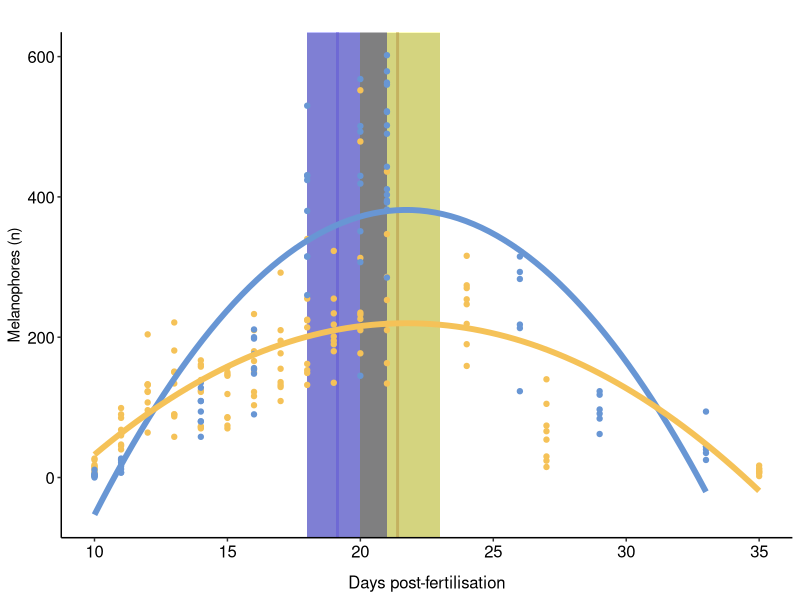
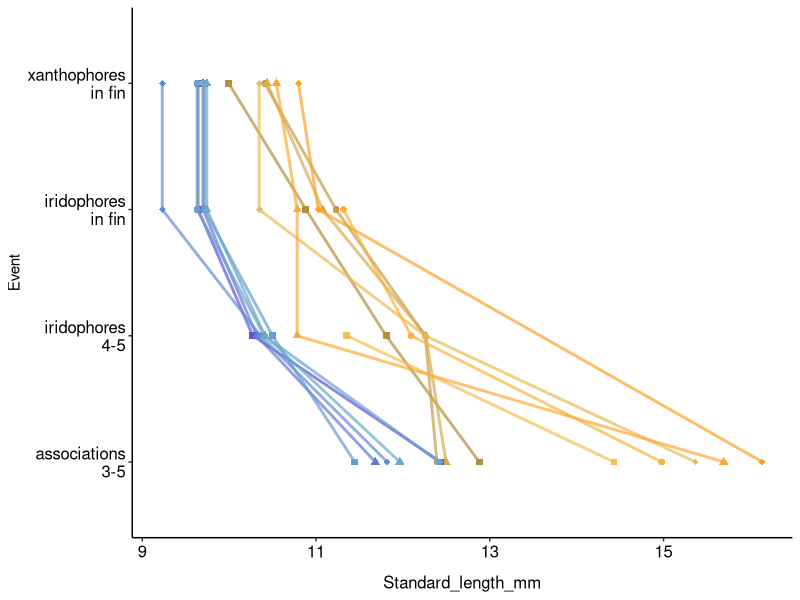
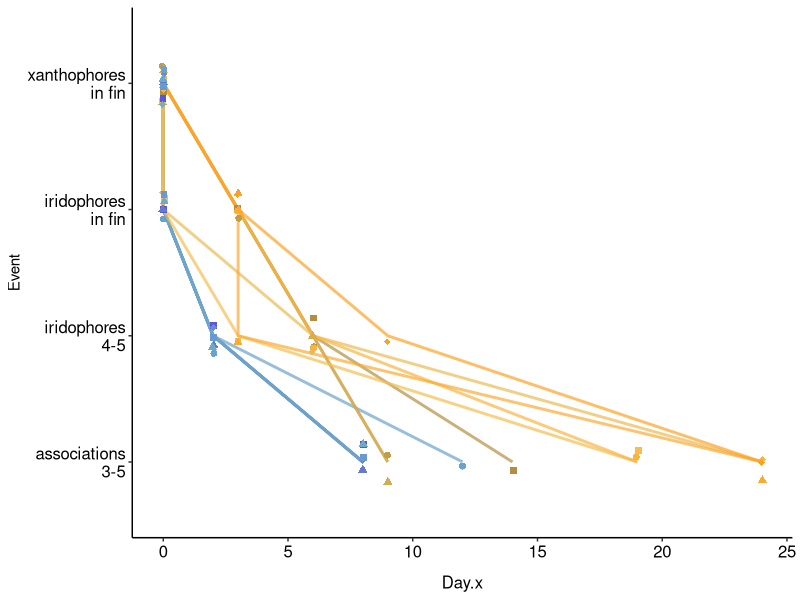
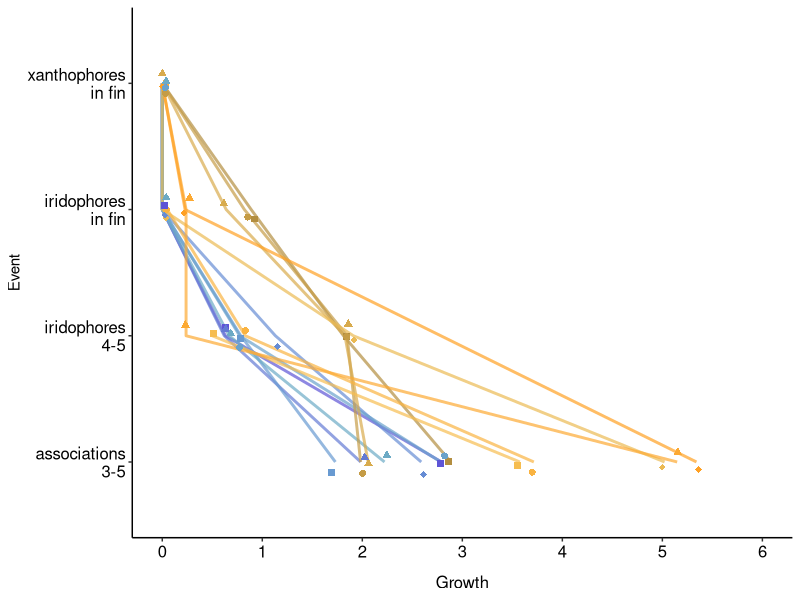
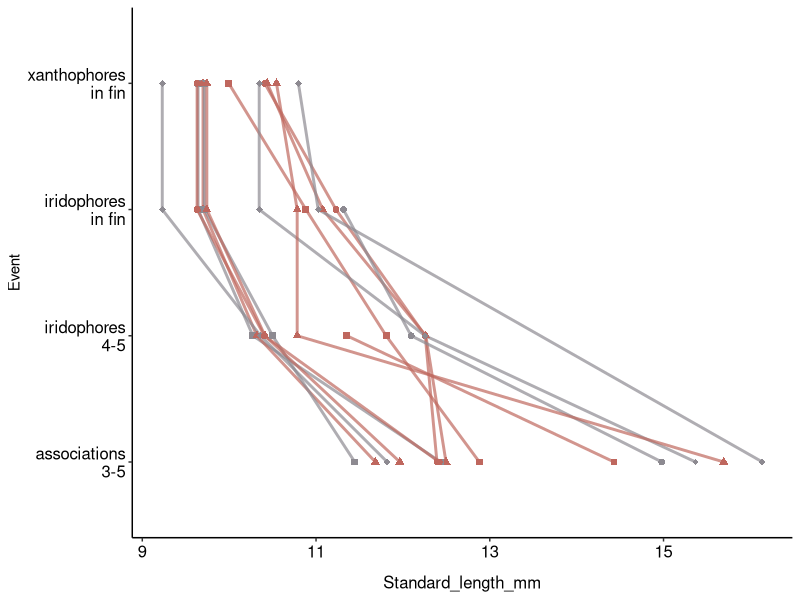
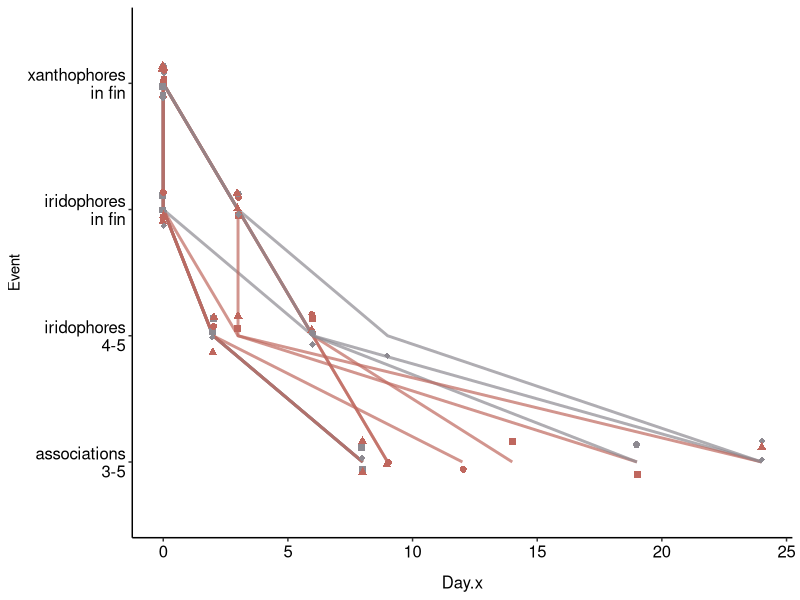
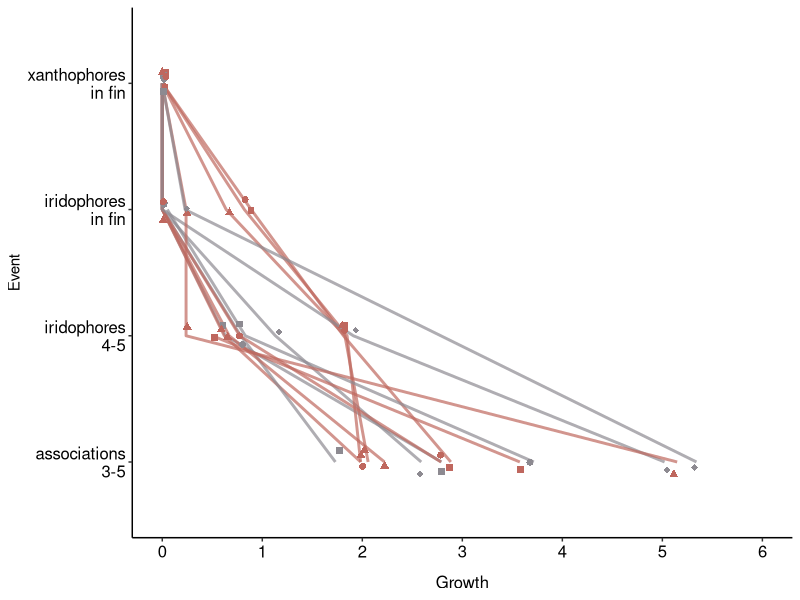
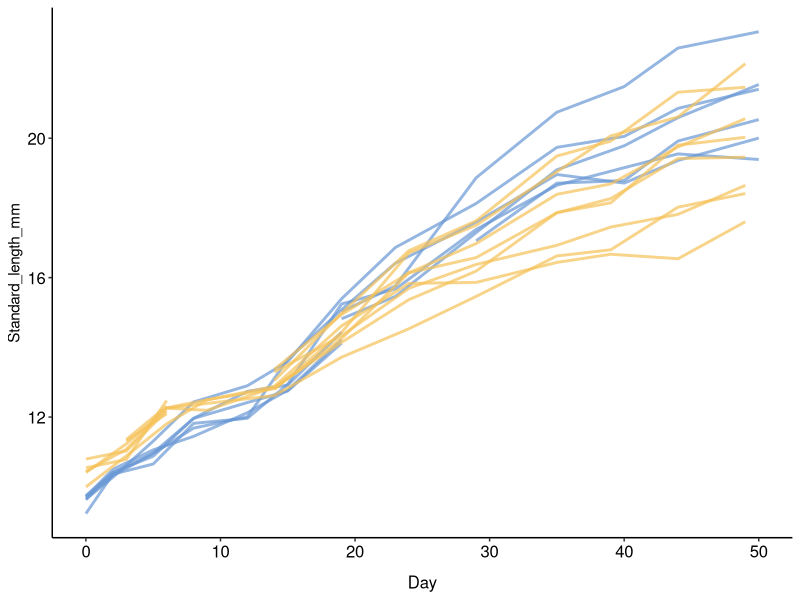

The R source for these figures, in order:
###packages---------------------------
library(tidyverse)
library (ggbeeswarm)

###settings -------------------------

#for size and appearance of plot geoms
alpha <- 0.7
pointsize <- 2
linesize <- 1
sixteenshapes <- c(15, 16, 17, 18, 15, 16, 17, 18, 15, 16, 17, 18, 15, 16, 17, 18)

#For customising graph to remove standard R plot details
theme <- theme(panel.background = element_rect(fill = "white"),
               legend.position="none", 
               legend.title = element_blank(), 
               plot.title = element_text(hjust = 0.25, size = 12), 
               axis.text = element_text(size = 12, colour = "black"), 
               panel.border = element_blank(), 
               panel.grid.major = element_line(), 
               panel.grid.minor = element_line(), 
               axis.line = element_line(colour = "black", size = 0.5), 
               axis.title.x = element_text(size=12, margin = margin(t=10)))

#colours for plots
littoral <- "#F5C258"
benthic<-"#6896D4"
female<-"#8D8A91"
male<-"#BF675E"
omb<-"plum"
Madingley<-"palegreen3"

socshall <- "#B38E40" 
socdeep <- "#6EB2C0"
yolkshall <- "#F5C258"
yolkdeep <- "#6896D4"
embshall <- "#E6AC53"
embdeep <- "#7477C7" 

#colour gradient-derived palette for trajectory plots figs 3 and S5
littoral_pal <- colorRampPalette(c("#B38E40", "#F5C258", "#FFA023"))
benthic_pal <- colorRampPalette(c("#5E55D6", "#6896D4", "#6EB2C0"))
morph_pal <- c(benthic_pal(8),littoral_pal(8))
deep_pal <- c(benthic_pal(10))

###common data -------------------------

#import SL measurements
SL <- read_csv("all standard lengths.csv")
#create unique identifiers for each row for matching to other datasets
SL$Indiv_day <- paste(SL$Individual, SL$Day, sep="_")

#create a column for SL growth
SL$Growth <- (SL$Standard_length_mm)- (SL$Initial_SL)

all_events <- read_csv("individual events for plotting all datasets standardised.csv")
colnames(all_events)

#create unique identifiers for each row matching with SL data
all_events$Indiv_day <- paste(all_events$Individual, all_events$Day, sep="_")

#join datasets by unique identifiers 
all_events_SL <- all_events %>% left_join(SL, by = "Indiv_day")

#check no data lost (number of rows the same, columns increase)
dim(all_events)
dim(all_events_SL)

all_events_SL$Growth <- (all_events_SL$Standard_length_mm)- (all_events_SL$Initial_SL)



#remove NA values from SL column
SL_skip <- SL[!is.na(SL$Standard_length_mm), ]

###data for fig 2 ---------------------

melano_numbers <- read.csv("Melanophore_coverage.csv", header = TRUE, sep = ",")


###plot for fig 2-------------------------

#See additional csv file titled "chromatophore_appearance_data.csv" for stats info included in plot

melano_plot <- ggplot(data = melano_numbers, 
                      #Use Aesthetic mapping (aes) to assign variables to the x and y axis
                      aes(x=dpf, y=Melanophore_numbers, 
                          colour = Morph))+
    #Add rectangle  for range of dpf iridophores appear for shallow morphs
  geom_rect(aes(xmin=20, xmax=23, ymin=Inf, ymax=-Inf), 
            fill=littoral, 
            alpha=0.01, 
            inherit.aes = FALSE) +
    #Add rectangle for range of dpf iridophores appear for deep morphs
  geom_rect(aes(xmin=18, xmax=21, ymin=Inf, ymax=-Inf), 
            fill=benthic, 
            alpha=0.01, 
            inherit.aes = FALSE) +
    #Add a line for mean iridophores appearance dpf in shallow morphs
  geom_vline(xintercept = 21.4, 
             color = "#B38E40", 
             alpha = 0.5, 
             size = 1)+
    #Add a line for mean iridophores appearance dpf in deep morphs
  geom_vline(xintercept = 19.14, 
             color = "#5E55D6", 
             alpha = 0.5, 
             size = 1)+
    #add data points
  geom_point(alpha=1, size =1.5)+
    #Add a linear model polynomial trendline to the melanophore datapoints
  geom_smooth(aes(x = dpf, y = Melanophore_numbers, color = Morph), method = lm, formula = y ~ poly(x, 2), se = FALSE, size = 2)+
  scale_color_manual(values = c(benthic, littoral))+
  labs(title = " ", x ="Days post-fertilisation", y= "Melanophores (n)")+
    #add theme
  theme

#Diaplay 
melano_plot
###data subsets for fig 3 and S3-------------------------------

#extract only yolk cohort data
FS_events_SL <- subset(all_events_SL, 
                       Cohort == "c yolk_shallow" | 
                       Cohort == "d yolk_deep")

#make a subset dataframe with only earliest events
ag_start <- subset(FS_events_SL, 
                   Event == "iridophores in fin" | 
                     Event == "xanthophores in fin" |
                     Event == "associations 3-5" |
                     Event == "iridophores 4-5" )

#reorder levels
ag_start$Event <- factor(ag_start$Event, levels=c("associations 3-5",
                                                  "iridophores 4-5", 
                                                  "iridophores in fin",
                                                  "xanthophores in fin"))
#further subsets by morph
ag_start_shallow <- subset(ag_start, Morph.x == "Littoral")
ag_start_deep <- subset(ag_start, Morph.x == "Benthic")

###plots for fig 3-----------------------------------

#Trajectory by SL and morph differentiated by indiv with morph palette

traj_SL_indiv <- ggplot(ag_start, 
                        mapping = aes(x=Standard_length_mm, 
                                      y=Event, colour = Individual.x, 
                                      group =Individual.x,
                                      shape=Individual.x))+
  scale_colour_manual("",values = morph_pal)+
  geom_line(alpha = alpha, size=linesize)+
  geom_point(alpha = 1, size = pointsize)+
  scale_shape_manual(values = sixteenshapes)+
  theme+
  scale_y_discrete(labels = function(x) lapply(strwrap(x, width = 10, simplify = FALSE), paste, collapse="\n"))

traj_SL_indiv

#Trajectory by day and morph differentiated by indiv with morph palette

traj_day_indiv <- ggplot(ag_start, 
                         mapping = aes(x=Day.x, 
                                       y=Event, colour = Individual.x, 
                                       group =Individual.x,
                                       shape=Individual.x))+
  geom_line(alpha = alpha, size = linesize)+
  geom_jitter(alpha = 1, height=0.17, width=0.04, size = pointsize)+
  scale_colour_manual("",values = morph_pal)+
  scale_shape_manual(values = sixteenshapes)+
  theme+
  scale_y_discrete(labels = function(x) lapply(strwrap(x, width = 10, simplify = FALSE), paste, collapse="\n"))

traj_day_indiv

#Trajectory by growth and morph differentiated by indiv with morph palette

traj_growth_indiv <- ggplot(ag_start, 
                            mapping = aes(x=Growth, 
                                          y=Event, colour = Individual.x, 
                                          group =Individual.x,
                                          shape=Individual.x))+
  geom_line(alpha=alpha, size=linesize)+
  geom_jitter(alpha = 1, height=0.1, width = 0.04, size = pointsize)+
  scale_colour_manual("",values = morph_pal)+
  scale_x_continuous(limits = c(0,6), n.breaks=6 )+
  scale_shape_manual(values=sixteenshapes)+
  theme+
  scale_y_discrete(labels = function(x) lapply(strwrap(x, width = 10, simplify = FALSE), paste, collapse="\n"))

traj_growth_indiv


###plots for fig S3--------------------

#3 trajectories coloured by sex (day, SL, growth)

traj_SL_indiv_sex <- ggplot(ag_start, 
                        mapping = aes(x=Standard_length_mm, 
                                      y=Event, colour = Sex.x, 
                                      group =Individual.x,
                                      shape=Individual.x))+
  scale_colour_manual("",values = c(female, male))+
  geom_line(alpha = alpha, size=linesize)+
  geom_point(alpha = 1, size = pointsize)+
  scale_shape_manual(values = sixteenshapes)+
  theme+
  scale_y_discrete(labels = function(x) lapply(strwrap(x, width = 10, simplify = FALSE), paste, collapse="\n"))

traj_SL_indiv_sex

traj_day_indiv_sex <- ggplot(ag_start, 
                         mapping = aes(x=Day.x, 
                                       y=Event, colour = Sex.x, 
                                       group =Individual.x,
                                       shape=Individual.x))+
  geom_line(alpha = alpha, size = linesize)+
  geom_jitter(alpha = 1, height=0.17, width=0.04, size = pointsize)+
  scale_colour_manual("",values = c(female, male))+
  scale_shape_manual(values = sixteenshapes)+
  theme+
  scale_y_discrete(labels = function(x) lapply(strwrap(x, width = 10, simplify = FALSE), paste, collapse="\n"))

traj_day_indiv_sex

traj_growth_indiv_sex <- ggplot(ag_start, 
                            mapping = aes(x=Growth, 
                                          y=Event, colour = Sex.x, 
                                          group =Individual.x,
                                          shape=Individual.x))+
  geom_line(alpha=alpha, size=linesize)+
  geom_jitter(alpha = 1, height=0.1, width = 0.04, size = pointsize)+
  scale_colour_manual("",values = c(female, male))+
  scale_x_continuous(limits = c(0,6), n.breaks=6 )+
  scale_shape_manual(values=sixteenshapes)+
  theme+
  scale_y_discrete(labels = function(x) lapply(strwrap(x, width = 10, simplify = FALSE), paste, collapse="\n"))

traj_growth_indiv_sex

#SL day growth correlations

SL_FS <- filter(SL, Group == "benthic_freeswim" |
                  Group == "littoral_freeswim")

SL_day_FS <- ggplot(SL_FS, mapping = aes(x=Day, y=Standard_length_mm, 
                            group_by = Individual, colour = Group))+
  geom_line(size=linesize, alpha=alpha)+
  scale_colour_manual(values=c(benthic, littoral))+
  theme

SL_day_FS

SL_day_FS_sex <- ggplot(SL_FS, mapping = aes(x=Day, y=Standard_length_mm, 
                            group_by = Individual, colour = Sex))+
  geom_line(size=linesize, alpha=alpha)+
  scale_colour_manual(values=c(female, male))+
  theme

SL_day_FS_sex

### data subsets for fig 5---------------------------------

all_ag_start <- subset(all_events_SL, 
                       Event == "iridophores in fin" | 
                         Event == "associations 3-5" |
                         Event == "iridophores 4-5" )

###plots for fig 5 ------------------


plasticity_days <-ggplot(data = all_ag_start, 
                         mapping = aes(x=Day.x, 
                                       y=Event,
                                       fill = Cohort,
                                       colour=Cohort))+
  geom_violin(alpha=0.7, size=0.5, trim=FALSE, scale = "width",
              position=position_dodge(width=0.7))+
  geom_quasirandom(dodge.width = 0.7, groupOnX = F, varwidth = TRUE)+
  labs(title = " ", x="Day", y=" ")+
  scale_colour_manual(values=c(socshall, socdeep, yolkshall, yolkdeep, embshall, embdeep))+
  scale_fill_manual(values=c(socshall, socdeep, yolkshall, yolkdeep, embshall, embdeep))+
  theme+
  xlim(0,38)+
  scale_y_discrete(labels = function(x) lapply(strwrap(x, width = 10, simplify = FALSE), paste, collapse="\n"))

plasticity_days

plasticity_SL <-ggplot(data = all_ag_start, 
                       mapping = aes(x=Standard_length_mm, 
                                     y=Event,
                                     fill = Cohort,
                                     colour=Cohort))+
  geom_violin(alpha=0.7, size=0.5, trim=FALSE, scale = "width",
              position=position_dodge(width=0.7))+
  geom_quasirandom(dodge.width = 0.7, groupOnX = F, varwidth = TRUE)+
  labs(title = " ", x="SL (mm)", y=" ")+
  scale_colour_manual(values=c(socdeep, yolkshall, yolkdeep, embshall, embdeep))+
  scale_fill_manual(values=c(socdeep, yolkshall, yolkdeep, embshall, embdeep))+
  theme+
  xlim(8,21)+
  scale_y_discrete(labels = function(x) lapply(strwrap(x, width = 10, simplify = FALSE), paste, collapse="\n"))

plasticity_SL

plasticity_growth <-ggplot(data = all_ag_start, 
                           mapping = aes(x=Growth, 
                                         y=Event,
                                         fill = Cohort,
                                         colour=Cohort))+
  geom_violin(alpha=0.7, size=0.5, trim=FALSE, scale = "width",
              position=position_dodge(width=0.7))+
  geom_quasirandom(dodge.width = 0.7, groupOnX = F, varwidth = TRUE)+
  labs(title = " ", x="Growth (mm)", y=" ")+
  scale_colour_manual(values=c(socdeep, yolkshall, yolkdeep, embshall, embdeep))+
  scale_fill_manual(values=c(socdeep, yolkshall, yolkdeep, embshall, embdeep))+
  theme+
  xlim(0,8)+
  scale_y_discrete(labels = function(x) lapply(strwrap(x, width = 10, simplify = FALSE), paste, collapse="\n"))

plasticity_growth

### data subsets for S5------------------

DA_events_SL <- subset(all_events_SL, 
                       Cohort == "b socialised_deep")

#make a subset dataframe with only earliest events
DAag_start <- subset(DA_events_SL, 
                     Event == "iridophores in fin" | 
                       Event == "xanthophores in fin" |
                       Event == "associations 3-5" |
                       Event == "iridophores 4-5" )

#reorder levels
DAag_start$Event <- factor(DAag_start$Event, levels=c("associations 3-5",
                                                      "iridophores 4-5", 
                                                      "iridophores in fin",
                                                      "xanthophores in fin"))
###plots for S5-------------------------

#Trajectory by SL by individual

traj_SL_indiv <- ggplot(DAag_start, 
                        mapping = aes(x=Standard_length_mm, 
                                      y=Event, colour = Individual.x, 
                                      group =Individual.x,
                                      shape=Individual.x))+
  scale_colour_manual("",values = deep_pal)+
  geom_line(alpha = alpha, size=linesize)+
  geom_point(alpha = 1, size = pointsize)+
  scale_shape_manual(values = sixteenshapes)+
  theme+
  scale_y_discrete(labels = function(x) lapply(strwrap(x, width = 10, simplify = FALSE), paste, collapse="\n"))

traj_SL_indiv

#Trajectory by day by individual

traj_day_indiv <- ggplot(DAag_start, 
                         mapping = aes(x=Day.x, 
                                       y=Event, colour = Individual.x, 
                                       group =Individual.x,
                                       shape=Individual.x))+
  geom_line(size=linesize, alpha=alpha)+
  geom_jitter(alpha = 1, height=0.17, width=0.04, size = pointsize)+
  scale_colour_manual("",values = deep_pal)+
  scale_shape_manual(values = sixteenshapes)+
  theme+
  scale_y_discrete(labels = function(x) lapply(strwrap(x, width = 10, simplify = FALSE), paste, collapse="\n"))

traj_day_indiv


#Trajectory by growth by individual

traj_growth_indiv <- ggplot(DAag_start, 
                            mapping = aes(x=Growth, 
                                          y=Event, colour = Individual.x, 
                                          group =Individual.x,
                                          shape=Individual.x))+
  geom_line(size=linesize, alpha = alpha)+
  geom_jitter(alpha = 1, height=0.17, width=0.04, size = pointsize)+
  scale_colour_manual("",values = deep_pal)+
  xlim(0,6)+
  scale_shape_manual(values = sixteenshapes)+
  theme+
  scale_y_discrete(labels = function(x) lapply(strwrap(x, width = 10, simplify = FALSE), paste, collapse="\n"))

traj_growth_indiv


### by clutch

#Trajectory by SL by clutch

traj_SL_clutch <- ggplot(DAag_start, 
                         mapping = aes(x=Standard_length_mm, 
                                       y=Event, colour = Clutch.x, 
                                       group =Individual.x,
                                       shape=Individual.x))+
  scale_colour_manual("",values = c(Madingley, omb))+
  geom_line(alpha=alpha, size=linesize)+
  geom_point(alpha = 1, size = pointsize)+
  scale_shape_manual(values = sixteenshapes)+
  theme+
  scale_y_discrete(labels = function(x) lapply(strwrap(x, width = 10, simplify = FALSE), paste, collapse="\n"))

traj_SL_clutch

#Trajectory by day by clutch

traj_day_clutch <- ggplot(DAag_start, 
                          mapping = aes(x=Day.x, 
                                        y=Event, colour = Clutch.x, 
                                        group =Individual.x,
                                        shape=Individual.x))+
  scale_colour_manual("",values = c(Madingley, omb))+
  geom_line(alpha=alpha, size=linesize)+
  geom_jitter(alpha = 1, height=0.17, width=0.04, size = pointsize)+
  scale_shape_manual(values = sixteenshapes)+
  theme+
  scale_y_discrete(labels = function(x) lapply(strwrap(x, width = 10, simplify = FALSE), paste, collapse="\n"))

traj_day_clutch


#Trajectory by growth by clutch

traj_growth_clutch <- ggplot(DAag_start, 
                             mapping = aes(x=Growth, 
                                           y=Event, colour = Clutch.x, 
                                           group =Individual.x,
                                           shape=Individual.x))+
  scale_colour_manual("",values = c(Madingley, omb))+
  geom_line(size = linesize, alpha = alpha)+
  geom_jitter(alpha = 1, height=0.17, width=0.04, size = pointsize)+
  xlim(0,6)+
  scale_shape_manual(values = sixteenshapes)+
  theme+
  scale_y_discrete(labels = function(x) lapply(strwrap(x, width = 10, simplify = FALSE), paste, collapse="\n"))

traj_growth_clutch


##by sex

#Trajectory by SL by sex

traj_SL_indiv <- ggplot(DAag_start, 
                        mapping = aes(x=Standard_length_mm, 
                                      y=Event, colour = Sex.x, 
                                      group =Individual.x,
                                      shape=Individual.x))+
  scale_colour_manual("",values = c(female, male))+
  geom_line(alpha = alpha, size=linesize)+
  geom_point(alpha = 1, size = pointsize)+
  scale_shape_manual(values = sixteenshapes)+
  theme+
  scale_y_discrete(labels = function(x) lapply(strwrap(x, width = 10, simplify = FALSE), paste, collapse="\n"))

traj_SL_indiv

#Trajectory by day by sex

traj_day_indiv <- ggplot(DAag_start, 
                         mapping = aes(x=Day.x, 
                                       y=Event, colour = Sex.x, 
                                       group =Individual.x,
                                       shape=Individual.x))+
  geom_line(size=linesize, alpha=alpha)+
  geom_jitter(alpha = 1, height=0.17, width=0.04, size = pointsize)+
  scale_colour_manual("",values = c(female,male))+
  scale_shape_manual(values = sixteenshapes)+
  theme+
  scale_y_discrete(labels = function(x) lapply(strwrap(x, width = 10, simplify = FALSE), paste, collapse="\n"))

traj_day_indiv


#Trajectory by growth by sex

traj_growth_indiv <- ggplot(DAag_start, 
                            mapping = aes(x=Growth, 
                                          y=Event, colour = Sex.x, 
                                          group =Individual.x,
                                          shape=Individual.x))+
  scale_colour_manual("",values = c(female,male))+
  geom_line(size=linesize, alpha = alpha)+
  geom_jitter(alpha = 1, height=0.17, width=0.04, size = pointsize)+
  scale_shape_manual(values = sixteenshapes)+
  theme+
  xlim(0,6)+
  scale_y_discrete(labels = function(x) lapply(strwrap(x, width = 10, simplify = FALSE), paste, collapse="\n"))

traj_growth_indiv


###plots for S6-------------------------

#SL day growth correlations for all cohorts (with measured SLs)

all_SL_day <- ggplot(SL_skip, mapping = aes(x=Day, y=Standard_length_mm, 
                              group_by = Individual, colour = Group))+
  geom_line(size=linesize, alpha=alpha)+
  scale_colour_manual(values = c(socdeep,embshall,yolkdeep,embdeep,yolkshall))+
  theme

all_SL_day

all_growth_day <- ggplot(SL_skip, mapping = aes(x=Day, y=Growth, 
                              group_by = Individual, colour = Group))+
  geom_line(size=linesize, alpha=alpha)+
  scale_colour_manual(values = c(socdeep,embshall,yolkdeep,embdeep,yolkshall))+
  theme

all_growth_day

## SL day growth correlations for deep socialised

SL_DA_skip <- filter(SL_skip, Group == "benthic_adult")

SL_day_DA <- ggplot(SL_DA_skip, mapping = aes(x=Day, y=Standard_length_mm, group_by = Individual, colour = Sex))+
  geom_line(size=linesize, alpha=alpha)+
  xlim(0,149)+
  scale_colour_manual(values=c(female,male))+
  theme

SL_day_DA

SL_day_DA_clutch <- ggplot(SL_DA_skip, mapping = aes(x=Day, y=Standard_length_mm, group_by = Individual, colour = Clutch))+
  geom_line(size=linesize, alpha=alpha)+
  xlim(0,149)+
  scale_colour_manual(values=c(Madingley, omb))+
  theme

SL_day_DA_clutch
